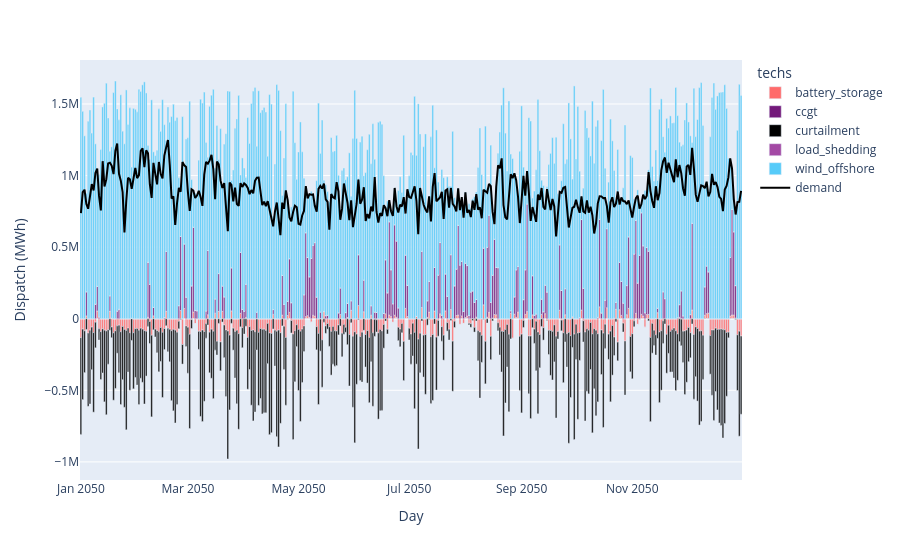

The code cell stored with this chart in its notebook:
### Code cell
# Daily dispatch â€” scenario_name
plot_dispatch_daily(
    model_path=f"results/{scenario_name}_results.nc",
    plot_export_path=f"results/{scenario_name}_dispatch_daily.html",)
# )
#save figure as png
# plot_dispatch_daily(
#     model_path=f"results/{scenario_name}_results.nc",
#     plot_export_path=f"results/{scenario_name}_dispatch_daily.png",
# )

### Figure 1 — Plotly figure (JSON) as saved in the notebook; plotly's stock layout.template omitted (floating-point values rounded to 4 significant figures; data arrays with more than 128 entries replaced by an {"elided": "..."} marker saying what was removed)
{"data": [{"hovertemplate": "techs=battery_storage<br>day=%{x}<br>Dispatch (MWh)=%{y}<extra></extra>", "legendgroup": "battery_storage", "marker": {"color": "#FF6B6B", "pattern": {"shape": ""}}, "name": "battery_storage", "orientation": "v", "showlegend": true, "textposition": "auto", "type": "bar", "x": {"elided": "365 str values"}, "xaxis": "x", "y": {"elided": "365 float values"}, "yaxis": "y"}, {"hovertemplate": "techs=ccgt<br>day=%{x}<br>Dispatch (MWh)=%{y}<extra></extra>", "legendgroup": "ccgt", "marker": {"color": "#73197A", "pattern": {"shape": ""}}, "name": "ccgt", "orientation": "v", "showlegend": true, "textposition": "auto", "type": "bar", "x": {"elided": "365 str values"}, "xaxis": "x", "y": {"elided": "365 float values"}, "yaxis": "y"}, {"hovertemplate": "techs=curtailment<br>day=%{x}<br>Dispatch (MWh)=%{y}<extra></extra>", "legendgroup": "curtailment", "marker": {"color": "#000000", "pattern": {"shape": ""}}, "name": "curtailment", "orientation": "v", "showlegend": true, "textposition": "auto", "type": "bar", "x": {"elided": "365 str values"}, "xaxis": "x", "y": {"elided": "365 float values"}, "yaxis": "y"}, {"hovertemplate": "techs=load_shedding<br>day=%{x}<br>Dispatch (MWh)=%{y}<extra></extra>", "legendgroup": "load_shedding", "marker": {"color": "#A349A4", "pattern": {"shape": ""}}, "name": "load_shedding", "orientation": "v", "showlegend": true, "textposition": "auto", "type": "bar", "x": {"elided": "365 str values"}, "xaxis": "x", "y": {"elided": "365 float values"}, "yaxis": "y"}, {"hovertemplate": "techs=wind_offshore<br>day=%{x}<br>Dispatch (MWh)=%{y}<extra></extra>", "legendgroup": "wind_offshore", "marker": {"color": "#56CBF9", "pattern": {"shape": ""}}, "name": "wind_offshore", "orientation": "v", "showlegend": true, "textposition": "auto", "type": "bar", "x": {"elided": "365 str values"}, "xaxis": "x", "y": {"elided": "365 float values"}, "yaxis": "y"}, {"line": {"color": "black", "width": 2}, "mode": "lines", "name": "demand", "type": "scatter", "x": {"elided": "365 str values"}, "y": {"elided": "365 float values"}}], "layout": {"bargap": 0.1, "barmode": "relative", "legend": {"title": {"text": "techs"}, "tracegroupgap": 0}, "margin": {"t": 60}, "xaxis": {"anchor": "y", "domain": [0, 1], "title": {"text": "Day"}}, "yaxis": {"anchor": "x", "domain": [0, 1], "title": {"text": "Dispatch (MWh)"}}}}
